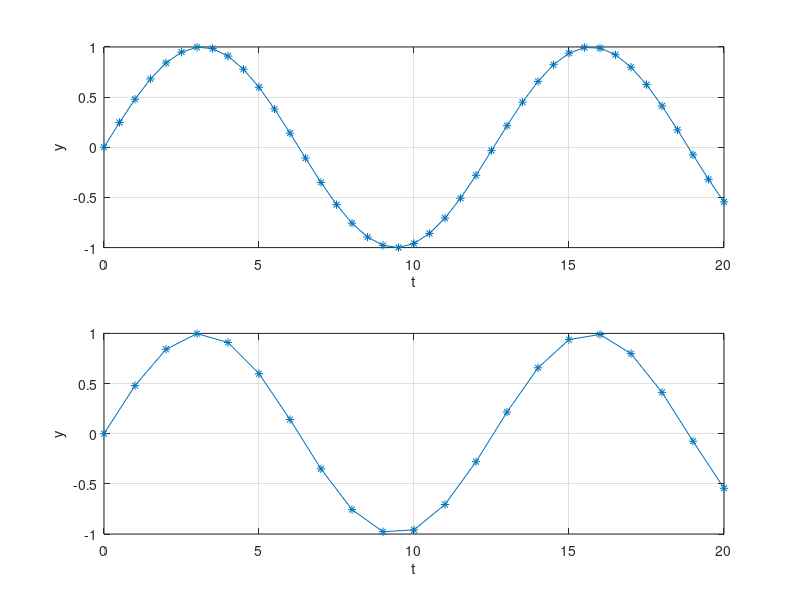
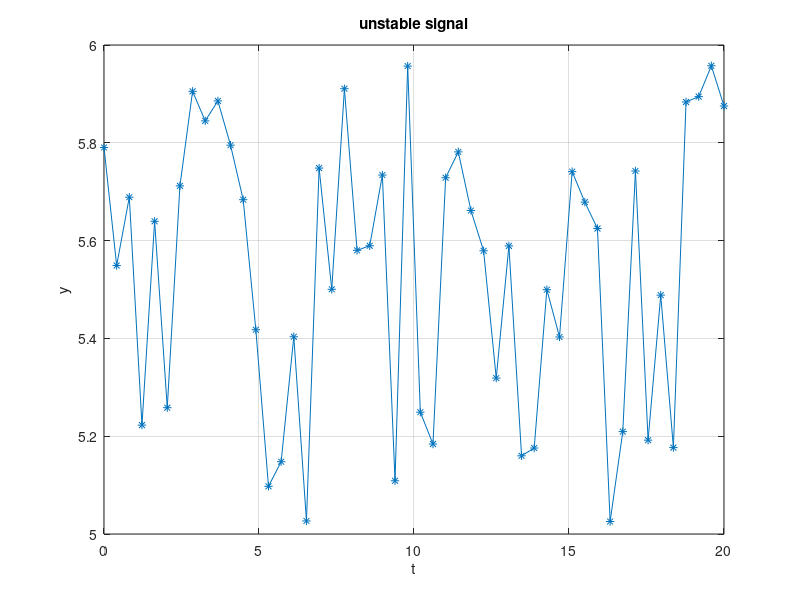

Reproduce these figures in MATLAB, in order.
clc;
clear;
close all;


t1 = 0:0.5:20;
y1 = sin(0.5*t1);

t2 = 0:1:20;
y2 = sin(0.5*t2);

figure;
subplot(2,1,1)
plot(t1,y1,'*-');
xlabel('t');ylabel('y');
grid on;

subplot(2,1,2)
plot(t2,y2,'*-');
xlabel('t');ylabel('y');
grid on;


y3 = 5 + rand(1,50);
t3 = linspace(0,20,50);
figure;
plot(t3,y3,'*-');
title('unstable signal');
xlabel('t');ylabel('y');
grid on;

